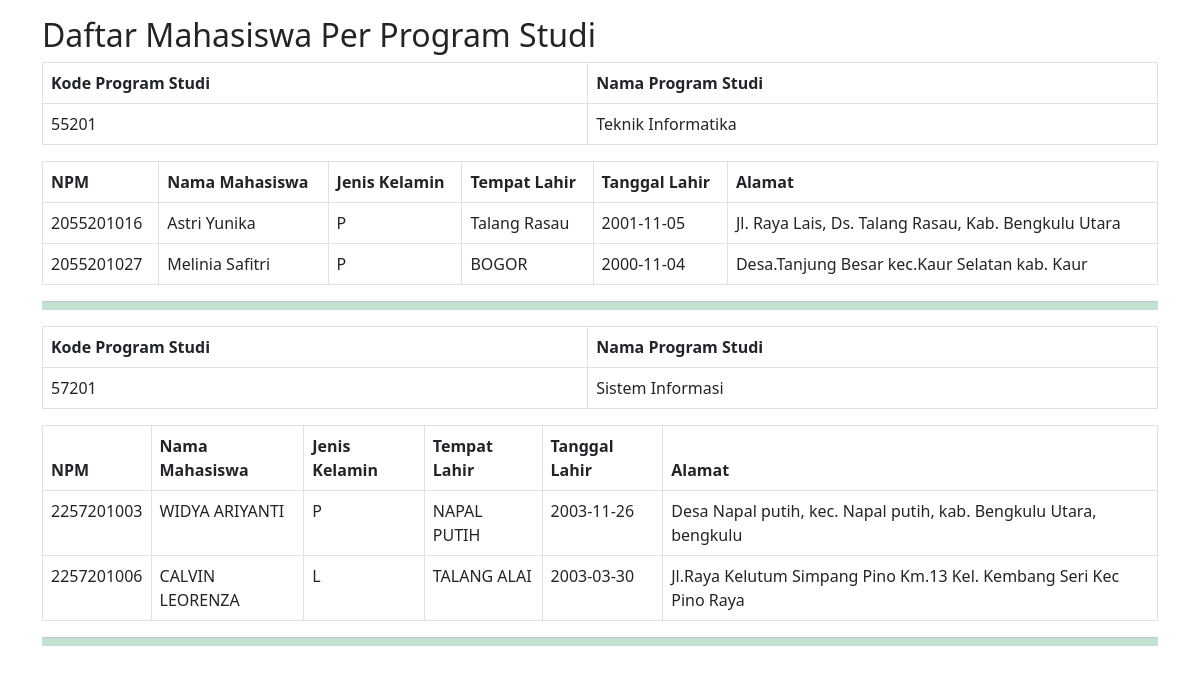
The app's page /dafmhsperprodi.php, older data.
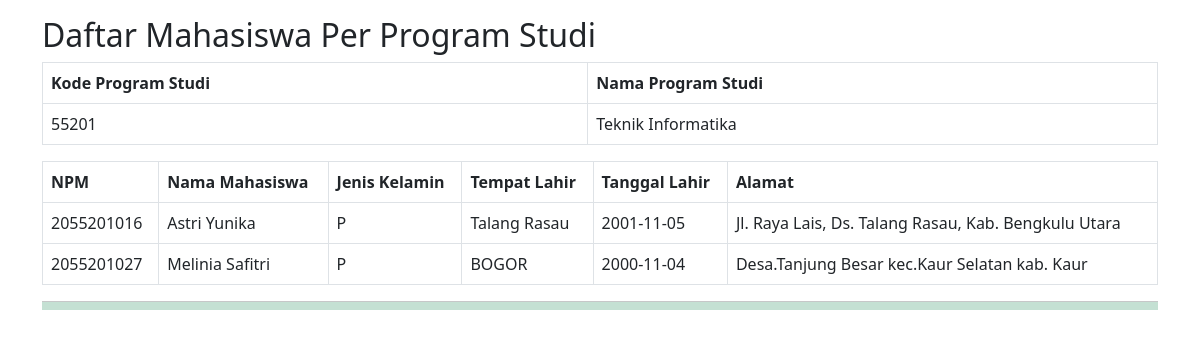
The same page, newer data.
### tables this page shows
CREATE TABLE `prodi` (
  `kodeprodi` char(5) NOT NULL,
  `namaprodi` varchar(20) NOT NULL
);

CREATE TABLE `mahasiswa` (
  `npm` char(10) NOT NULL,
  `namamahasiswa` varchar(30) NOT NULL,
  `sex` char(1) NOT NULL,
  `tempatlahir` varchar(30) NOT NULL,
  `tanggallahir` date NOT NULL,
  `alamat` text NOT NULL,
  `kodeprodi` char(5) NOT NULL
);

### dafmhsperprodi.php (the view, shortened to what this page needs)
<!DOCTYPE html>
<html lang="en">
<head>
  <link href="https://cdn.jsdelivr.net/npm/bootstrap@5.2.3/dist/css/bootstrap.min.css" rel="stylesheet">
</head>
<body onload="print()">
<div class="container mt-3">
<h2>Daftar Mahasiswa Per Program Studi</h2>
<?php
 $kon=mysqli_connect("localhost","root","","aplikasisampel1");
 $sql="select * from prodi";
 $q=mysqli_query($kon,$sql);
 $r=mysqli_fetch_array($q);
 do {
?>
<table class="table table-bordered">
    <thead>
      <tr>
        <th>Kode Program Studi</th>
        <th>Nama Program Studi</th>
      </tr>
    </thead>
    <tbody>
      <tr>
        <td><?php echo $r['kodeprodi'];?></td>
        <td><?php echo $r['namaprodi'];?></td>
      </tr>
    </tbody>
</table>
<?php
		 $sqlm="select * from mahasiswa where kodeprodi='".$r['kodeprodi']."'";
		 $qm=mysqli_query($kon,$sqlm);
		 $rm=mysqli_fetch_array($qm);
		 if (!empty($rm)) {
		?>
<table class="table table-bordered">
    <thead>
      <tr>
        <th>NPM</th>
        <th>Nama Mahasiswa</th>
        <th>Jenis Kelamin</th>
		<th>Tempat Lahir</th>
		<th>Tanggal Lahir</th>
		<th>Alamat</th>
      </tr>
    </thead>
    <tbody>
<?php
	do {
?>
      <tr>
        <td><?php echo $rm['npm'];?></td>
        <td><?php echo $rm['namamahasiswa'];?></td>
        <td><?php echo $rm['sex'];?></td>
		<td><?php echo $rm['tempatlahir'];?></td>
		<td><?php echo $rm['tanggallahir'];?></td>
		<td><?php echo $rm['alamat'];?></td>
      </tr>
	<?php } while($rm=mysqli_fetch_array($qm));
?>
    </tbody>
</table>
<hr class="divider py-1 bg-success">
<?php }
 } while ($r=mysqli_fetch_array($q));
?>
</div>
</body>
</html>

Row changes from the older to the newer data that the page shows:
removed prodi: kodeprodi "57201", namaprodi "Sistem Informasi"
no longer on this page (row unchanged): mahasiswa: npm "2257201003", namamahasiswa "WIDYA ARIYANTI", sex "P", tempatlahir "NAPAL PUTIH", tanggallahir "2003-11-26", alamat "Desa Napal putih, kec. Napal putih, kab. Bengkulu Utara, bengkulu", shown under "57201"
no longer on this page (row unchanged): mahasiswa: npm "2257201006", namamahasiswa "CALVIN LEORENZA", sex "L", tempatlahir "TALANG ALAI", tanggallahir "2003-03-30", alamat "Jl.Raya Kelutum Simpang Pino Km.13 Kel. Kembang Seri Kec Pino Raya", shown under "57201"
